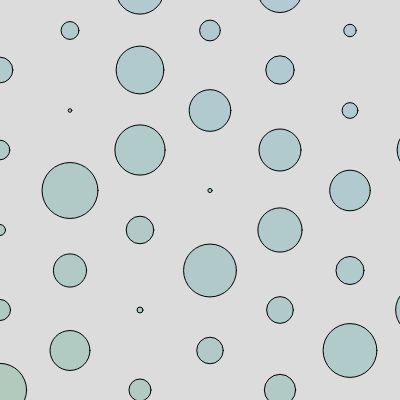
Frame 1 (no input)
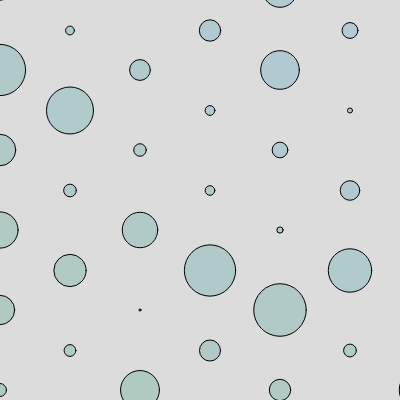
Frame 60 (no input)
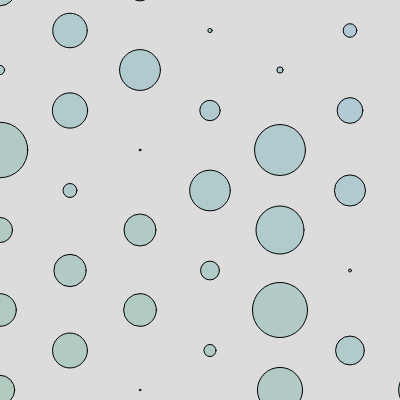
Frame 120 (the mouse pressed at the canvas centre since frame 60)

The p5.js sketch that drew these frames (run headless with seeded random() and noise() and a simulated clock; from frame 60 on, the mouse is pressed at the canvas centre):

// p5.js sketch
// ── sketch.js
function setup() {
  createCanvas(400, 400);
  // background(220);
}

function draw() {
  background(220);
  for (let i = 0; i < 6 ;i++){
    // strokeWeight(random(30))
    fill(0,130,200-i*15,50)
    drawSixConcentricCircles(420, -10 + i * 80);
    fill(0,130,190-i*15,50)
    drawSixConcentricCircles(350, 30.5 + i * 80);
    fill(0,130,180-i*15,50)
    drawSixConcentricCircles(280, -10 + i * 80);
    fill(0,130,170-i*15,50)
    drawSixConcentricCircles(210, 30.5 + i * 80);
    fill(0,130,160-i*15,50)
    drawSixConcentricCircles(140, -10 + i * 80);
    fill(0,130,150-i*15,50)
    drawSixConcentricCircles(70, 30.5 + i * 80);
    fill(0,130,140-i*15,50)
    drawSixConcentricCircles(0, -10 + i * 80); 
 
  }
//   for (let i = 0; i < 6 ;i++){
    
//     fill(0,130,200-i*15,50)
    
//     circle(420,-10,150-i*30)
//     circle(420,65,150-i*30)
//     circle(420,150,150-i*30)
//     circle(420,230,150-i*30)
//     circle(420,310,150-i*30)
//     circle(420,390,150-i*30)
//   }
  
//   for (let i = 0; i < 6 ;i++){
//     fill(0,130,190-i*15,50)
//     circle(350,30.5,150-i*30)
//     circle(350,105.5,150-i*30)
//     circle(350,180.5,150-i*30)
//     circle(350,255.5,150-i*30)
//     circle(350,330.5,150-i*30)
//     circle(350,405.5,150-i*30)
//   }
  
//   for (let i = 0; i < 6 ;i++){
//     fill(0,130,180-i*15,50)
//     circle(280,-10,150-i*30)
//     circle(280,65,150-i*30)
//     circle(280,150,150-i*30)
//     circle(280,230,150-i*30)
//     circle(280,310,150-i*30)
//     circle(280,390,150-i*30)
//   }
  
//   for (let i = 0; i < 6 ;i++){
//     fill(0,130,170-i*15,50)
//     circle(210,30.5,150-i*30)
//     circle(210,105.5,150-i*30)
//     circle(210,180.5,150-i*30)
//     circle(210,255.5,150-i*30)
//     circle(210,330.5,150-i*30)
//     circle(210,405.5,150-i*30)
//   }
 
//   for (let i = 0; i < 6 ;i++){
//     fill(0,130,160-i*15,50)
//     circle(140,-10,150-i*30)
//     circle(140,65,150-i*30)
//     circle(140,150,150-i*30)
//     circle(140,230,150-i*30)
//     circle(140,310,150-i*30)
//     circle(140,390,150-i*30)
//   }
  
//   for (let i = 0; i < 6 ;i++){
//     fill(0,130,150-i*15,50)
//     circle(70,30.5,150-i*30)
//     circle(70,105.5,150-i*30)
//     circle(70,180.5,150-i*30)
//     circle(70,255.5,150-i*30)
//     circle(70,330.5,150-i*30)
//     circle(70,405.5,150-i*30)
//   }
  
//   for (let i = 0; i < 6 ;i++){
//     fill(0,130,140-i*15,50)
//     circle(0,-10,150-i*30)
//     circle(0,65,150-i*30)
//     circle(0,150,150-i*30)
//     circle(0,230,150-i*30)
//     circle(0,310,150-i*30)
//     circle(0,390,150-i*30)
//   }
  

}


function drawSixConcentricCircles(x, y) {
  // for (let i = 0; i < 6; i++) {
    // optional fill commands
    // let dia = 30
    // if (x/70==1||x/70==3||x/70==5){
    //   dia = map(mouseX, 0, width, random(10,20), random(50,60))
    // }
    // else{
    //   dia = map(mouseY, 0, height, random(35,45),random(5,8))
    // }
    circle(x, y, random(60)); 
  // }
}
